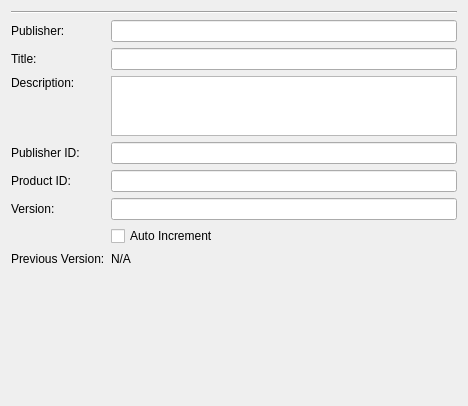
<?xml version="1.0" encoding="UTF-8"?>
<ui version="4.0">
 <class>PublishWizardP1</class>
 <widget class="QWizardPage" name="PublishWizardP1">
  <property name="geometry">
   <rect>
    <x>0</x>
    <y>0</y>
    <width>468</width>
    <height>406</height>
   </rect>
  </property>
  <property name="windowTitle">
   <string>Form</string>
  </property>
  <layout class="QGridLayout" name="gridLayout">
   <item row="5" column="0">
    <widget class="QLabel" name="label_3">
     <property name="sizePolicy">
      <sizepolicy hsizetype="Preferred" vsizetype="Fixed">
       <horstretch>0</horstretch>
       <verstretch>0</verstretch>
      </sizepolicy>
     </property>
     <property name="minimumSize">
      <size>
       <width>0</width>
       <height>60</height>
      </size>
     </property>
     <property name="maximumSize">
      <size>
       <width>16777215</width>
       <height>60</height>
      </size>
     </property>
     <property name="text">
      <string>Description:</string>
     </property>
     <property name="alignment">
      <set>Qt::AlignLeading|Qt::AlignLeft|Qt::AlignTop</set>
     </property>
     <property name="buddy">
      <cstring>plainTextEdit_description</cstring>
     </property>
    </widget>
   </item>
   <item row="10" column="1">
    <widget class="QLabel" name="label_prevVersion">
     <property name="text">
      <string>N/A</string>
     </property>
    </widget>
   </item>
   <item row="5" column="1">
    <widget class="QPlainTextEdit" name="plainTextEdit_description">
     <property name="sizePolicy">
      <sizepolicy hsizetype="Expanding" vsizetype="Fixed">
       <horstretch>0</horstretch>
       <verstretch>0</verstretch>
      </sizepolicy>
     </property>
     <property name="minimumSize">
      <size>
       <width>0</width>
       <height>60</height>
      </size>
     </property>
     <property name="maximumSize">
      <size>
       <width>16777215</width>
       <height>60</height>
      </size>
     </property>
    </widget>
   </item>
   <item row="9" column="1">
    <widget class="QCheckBox" name="checkBox_autoIncrement">
     <property name="text">
      <string>Auto Increment</string>
     </property>
    </widget>
   </item>
   <item row="11" column="1">
    <spacer name="verticalSpacer">
     <property name="orientation">
      <enum>Qt::Vertical</enum>
     </property>
     <property name="sizeHint" stdset="0">
      <size>
       <width>20</width>
       <height>40</height>
      </size>
     </property>
    </spacer>
   </item>
   <item row="0" column="0" colspan="2">
    <widget class="Line" name="line">
     <property name="orientation">
      <enum>Qt::Horizontal</enum>
     </property>
    </widget>
   </item>
   <item row="1" column="0">
    <widget class="QLabel" name="label_6">
     <property name="text">
      <string>Publisher:</string>
     </property>
     <property name="buddy">
      <cstring>lineEdit_publisher</cstring>
     </property>
    </widget>
   </item>
   <item row="3" column="1">
    <widget class="QLineEdit" name="lineEdit_title"/>
   </item>
   <item row="8" column="1">
    <widget class="QLineEdit" name="lineEdit_version">
     <property name="inputMask">
      <string/>
     </property>
    </widget>
   </item>
   <item row="1" column="1">
    <widget class="QLineEdit" name="lineEdit_publisher"/>
   </item>
   <item row="8" column="0">
    <widget class="QLabel" name="label_4">
     <property name="text">
      <string>Version:</string>
     </property>
     <property name="buddy">
      <cstring>lineEdit_version</cstring>
     </property>
    </widget>
   </item>
   <item row="3" column="0">
    <widget class="QLabel" name="label_2">
     <property name="text">
      <string>Title:</string>
     </property>
     <property name="buddy">
      <cstring>lineEdit_title</cstring>
     </property>
    </widget>
   </item>
   <item row="7" column="1">
    <widget class="QLineEdit" name="lineEdit_productID"/>
   </item>
   <item row="6" column="1">
    <widget class="QLineEdit" name="lineEdit_publisherID"/>
   </item>
   <item row="6" column="0">
    <widget class="QLabel" name="label_5">
     <property name="text">
      <string>Publisher ID:</string>
     </property>
     <property name="buddy">
      <cstring>lineEdit_publisherID</cstring>
     </property>
    </widget>
   </item>
   <item row="7" column="0">
    <widget class="QLabel" name="label_7">
     <property name="text">
      <string>Product ID:</string>
     </property>
     <property name="buddy">
      <cstring>lineEdit_productID</cstring>
     </property>
    </widget>
   </item>
   <item row="10" column="0">
    <widget class="QLabel" name="label">
     <property name="text">
      <string>Previous Version:</string>
     </property>
    </widget>
   </item>
  </layout>
 </widget>
 <tabstops>
  <tabstop>lineEdit_publisher</tabstop>
  <tabstop>lineEdit_title</tabstop>
  <tabstop>plainTextEdit_description</tabstop>
  <tabstop>lineEdit_publisherID</tabstop>
  <tabstop>lineEdit_productID</tabstop>
  <tabstop>lineEdit_version</tabstop>
  <tabstop>checkBox_autoIncrement</tabstop>
 </tabstops>
 <resources>
  <include location="editorapp.qrc"/>
 </resources>
 <connections>
  <connection>
   <sender>checkBox_autoIncrement</sender>
   <signal>toggled(bool)</signal>
   <receiver>PublishWizardP1</receiver>
   <slot>_autoIncrChanged()</slot>
   <hints>
    <hint type="sourcelabel">
     <x>156</x>
     <y>220</y>
    </hint>
    <hint type="destinationlabel">
     <x>312</x>
     <y>393</y>
    </hint>
   </hints>
  </connection>
 </connections>
 <slots>
  <slot>_autoIncrChanged()</slot>
 </slots>
</ui>
